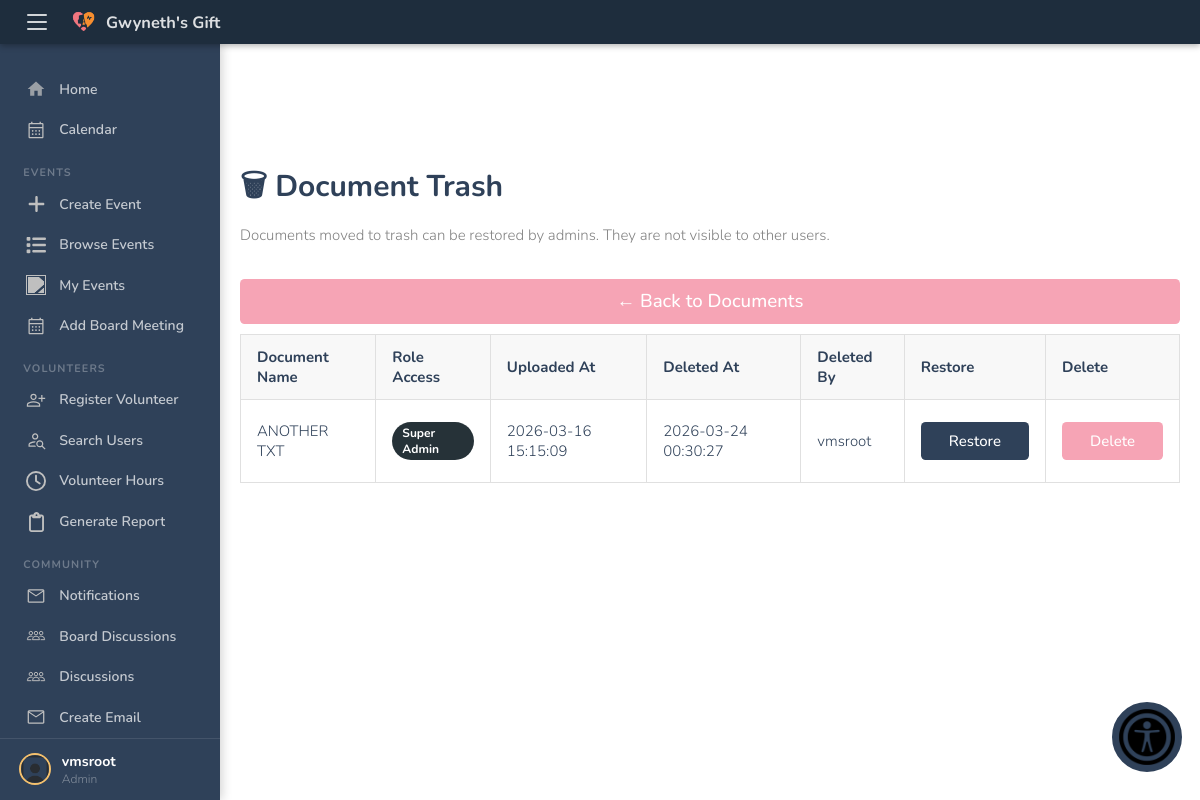
The app's page /boardDocumentsTrash.php (signed in) with its own data.
### tables this page shows
CREATE TABLE `dbpersons` (
  `id` varchar(256) NOT NULL,
  `start_date` text DEFAULT NULL,
  `first_name` text NOT NULL,
  `last_name` text DEFAULT NULL,
  `street_address` text DEFAULT NULL,
  `city` text DEFAULT NULL,
  `state` varchar(2) DEFAULT NULL,
  `zip_code` text DEFAULT NULL,
  `phone1` varchar(12) DEFAULT NULL,
  `over21` enum('true','false') DEFAULT NULL,
  `phone1type` text DEFAULT NULL,
  `emergency_contact_phone` varchar(12) DEFAULT NULL,
  `emergency_contact_phone_type` text DEFAULT NULL,
  `birthday` text DEFAULT NULL,
  `email` varchar(255) NOT NULL,
  `email_prefs` enum('true','false') DEFAULT NULL,
  `emergency_contact_first_name` text DEFAULT NULL,
  `contact_num` varchar(255) DEFAULT 'n/a',
  `emergency_contact_relation` text DEFAULT NULL,
  `contact_method` text DEFAULT NULL,
  `type` text DEFAULT NULL,
  `status` text DEFAULT NULL,
  `notes` longtext DEFAULT NULL,
  `password` text DEFAULT NULL,
  `affiliation` varchar(100) DEFAULT NULL,
  `branch` varchar(100) DEFAULT NULL,
  `archived` tinyint(1) DEFAULT NULL,
  `emergency_contact_last_name` text DEFAULT NULL,
  `gender` varchar(20) DEFAULT NULL,
  `t_shirt_size` varchar(10) DEFAULT NULL,
  `computer_access` enum('yes','no') DEFAULT NULL,
  `camera_access` enum('yes','no') DEFAULT NULL,
  `transportation_access` enum('yes','no') DEFAULT NULL,
  `skills` text DEFAULT NULL,
  `experience` text DEFAULT NULL,
  `about_consent` enum('yes','no') DEFAULT NULL,
  `total_hours_volunteered` decimal(8,2) DEFAULT 0.00,
  `force_password_change` tinyint(1) DEFAULT 0,
  `profile_pic` varchar(512) DEFAULT 'images/usaicon.png',
  `cpr_training_completion` enum('yes','no') DEFAULT 'no',
  `aed_training_completion` enum('yes','no') DEFAULT 'no',
  `has_disability` enum('yes','no') DEFAULT 'no',
  `disability_specifications` varchar(255) DEFAULT NULL
);

CREATE TABLE `boarddocuments` (
  `id` int(11) NOT NULL,
  `doc_name` varchar(255) NOT NULL,
  `file_path` varchar(255) NOT NULL,
  `uploaded_by` varchar(255) DEFAULT NULL,
  `uploaded_at` timestamp NOT NULL DEFAULT current_timestamp(),
  `clearance_level` enum('volunteer','event_manager','board_member','admin','superadmin') NOT NULL DEFAULT 'volunteer',
  `deleted` tinyint(1) NOT NULL DEFAULT 0,
  `deleted_at` timestamp NULL DEFAULT NULL,
  `deleted_by` varchar(255) DEFAULT NULL
);

### database/dbPersons.php (called while the page is built, shortened)
<?php
function get_profile_pic($id)
{
    $con = connect();
    $id = mysqli_real_escape_string($con, $id);
    $query = "SELECT profile_pic FROM dbpersons WHERE id = '$id'";
    $result = mysqli_query($con, $query);
    $row = mysqli_fetch_assoc($result);
    return !empty($row['profile_pic']) ? $row['profile_pic'] : 'images/usaicon.png';
}

### boardDocumentsTrash.php (the view, shortened to what this page needs)
<?php
    include_once('database/dbPersons.php');
    $connection = connect();
    $result = mysqli_query($connection, "SELECT * FROM boarddocuments WHERE deleted = 1 ORDER BY deleted_at DESC");
    $clearance_labels = [
        'public'       => 'Public',
        'volunteer'    => 'Volunteer',
        'manager'      => 'Manager',
        'board_member' => 'Board Member',
        'admin'        => 'Admin',
        'superadmin'   => 'Super Admin',
    ];
?>
<!DOCTYPE html>
<html lang="en">
<head>
    <link href="./css/base.css" rel="stylesheet">
</head>
<body>
<?php require 'header.php'; ?>
<div class="page-container">
    <h2><b>🗑 Document Trash</b></h2>
    <p class="subtitle">Documents moved to trash can be restored by admins. They are not visible to other users.</p>
    <a class="button cancel" href="boardDocuments.php">← Back to Documents</a>
    <?php if ($result && mysqli_num_rows($result) > 0): ?>
        <table class="doc-table">
            <thead>
                <tr>
                    <th>Document Name</th>
                    <th>Role Access</th>
                    <th>Uploaded At</th>
                    <th>Deleted At</th>
                    <th>Deleted By</th>
                    <th>Restore</th>
                    <th>Delete</th>
                </tr>
            </thead>
            <tbody>
                <?php while ($row = mysqli_fetch_assoc($result)): ?>
                <tr>
                    <td><?php echo htmlspecialchars($row['doc_name']); ?></td>
                    <td>
                        <span class="clearance-badge <?php echo htmlspecialchars($row['clearance_level']); ?>">
                            <?php echo $clearance_labels[$row['clearance_level']] ?? ucfirst($row['clearance_level']); ?>
                        </span>
                    </td>
                    <td><?php echo htmlspecialchars($row['uploaded_at']); ?></td>
                    <td><?php echo htmlspecialchars($row['deleted_at'] ?? '—'); ?></td>
                    <td><?php echo htmlspecialchars($row['deleted_by'] ?? '—'); ?></td>
                    <td>
                        <form method="POST" action="boardDocumentsTrash.php">
                            <button type="submit" class="button submit">Restore</button>
                        </form>
                    </td>
                    <td>
                        <form method="POST" action="boardDocumentsTrash.php"
                              onsubmit="return confirm('PERMANENTLY delete this document? This cannot be undone.');">
                            <button type="submit" class="button cancel">
                                Delete
                            </button>
                        </form>
                    </td>
                </tr>
                <?php endwhile; ?>
            </tbody>
        </table>
    <?php else: ?>
        <p class="empty-msg">The trash is empty.</p>
    <?php endif; ?>
</div>
</body>
</html>

### partials/nav_admin.php (shortened to what this page needs)
<?php $sb_current = basename($_SERVER['PHP_SELF']); ?>
<div class="gg-topbar">
    <button class="gg-hamburger" id="gg-hamburger" aria-label="Toggle navigation" aria-expanded="true" aria-controls="gg-sidebar">
        <span></span><span></span><span></span>
    </button>
    <a href="index.php" class="gg-topbar-brand">
        <img src="images/cropped-logo.png" alt="Gwyneth's Gift" class="gg-topbar-logo">
        <span class="gg-topbar-name">Gwyneth's Gift</span>
    </a>
</div>
<nav class="gg-sidebar" id="gg-sidebar" aria-label="Main navigation">
    <div class="sb-nav">
        <a class="sb-item <?= $sb_current==='index.php' ? 'sb-current' : '' ?>" href="index.php">
            <svg class="sb-icon" viewBox="0 0 24 24"><path d="M10 20v-6h4v6h5v-8h3L12 3 2 12h3v8z"/></svg>
            <span class="sb-label">Home</span>
        </a>
        <a class="sb-item <?= $sb_current==='calendar.php' ? 'sb-current' : '' ?>" href="calendar.php">
            <img class="sb-icon" src="images/view-calendar.svg" alt="">
            <span class="sb-label">Calendar</span>
        </a>
        <div class="sb-section">Events</div>
        <a class="sb-item <?= $sb_current==='addEvent.php' ? 'sb-current' : '' ?>" href="addEvent.php">
            <img class="sb-icon" src="images/plus-solid.svg" alt="">
            <span class="sb-label">Create Event</span>
        </a>
        <a class="sb-item <?= $sb_current==='viewAllEvents.php' ? 'sb-current' : '' ?>" href="viewAllEvents.php">
            <img class="sb-icon" src="images/list-solid.svg" alt="">
            <span class="sb-label">Browse Events</span>
        </a>
        <a class="sb-item <?= $sb_current==='viewMyUpcomingEvents.php' ? 'sb-current' : '' ?>" href="viewMyUpcomingEvents.php">
            <img class="sb-icon" src="images/new-event.svg" alt="">
            <span class="sb-label">My Events</span>
        </a>
        <?php if (in_array($_SESSION['type'] ?? '', ['admin', 'superadmin', 'board_member'])): ?>
        <a class="sb-item <?= $sb_current==='addBoardMeeting.php' ? 'sb-current' : '' ?>" href="addBoardMeeting.php">
            <img class="sb-icon" src="images/view-calendar.svg" alt="">
            <span class="sb-label">Add Board Meeting</span>
        </a>
        <?php endif; ?>
        <div class="sb-section">Volunteers</div>
        <?php if (in_array($_SESSION['type'] ?? '', ['admin', 'superadmin'])): ?>
        <a class="sb-item <?= $sb_current==='VolunteerRegister.php' ? 'sb-current' : '' ?>" href="VolunteerRegister.php">
            <img class="sb-icon" src="images/add-person.svg" alt="">
            <span class="sb-label">Register Volunteer</span>
        </a>
        <?php endif; ?>
        <a class="sb-item <?= $sb_current==='personSearch.php' ? 'sb-current' : '' ?>" href="personSearch.php">
            <img class="sb-icon" src="images/person-search.svg" alt="">
            <span class="sb-label">Search Users</span>
        </a>
        <a class="sb-item <?= $sb_current==='editHours.php' ? 'sb-current' : '' ?>" href="editHours.php">
            <img class="sb-icon" src="images/clock-regular.svg" alt="">
            <span class="sb-label">Volunteer Hours</span>
        </a>
        <a class="sb-item <?= $sb_current==='generateReport.php' ? 'sb-current' : '' ?>" href="generateReport.php">
            <img class="sb-icon" src="images/clipboard-regular.svg" alt="">
            <span class="sb-label">Generate Report</span>
        </a>
        <div class="sb-section">Community</div>
        <a class="sb-item <?= $sb_current==='inbox.php' ? 'sb-current' : '' ?>" href="inbox.php">
            <img class="sb-icon" src="images/inbox.svg" alt="">
            <span class="sb-label">Notifications</span>
        </a>
        <?php if (in_array($_SESSION['type'] ?? '', ['admin', 'superadmin', 'board_member'])): ?>
        <a class="sb-item <?= $sb_current==='viewBoardDiscussions.php' ? 'sb-current' : '' ?>" href="viewBoardDiscussions.php">
            <img class="sb-icon" src="images/group.svg" alt="">
            <span class="sb-label">Board Discussions</span>
        </a>
        <?php endif; ?>
        <a class="sb-item <?= $sb_current==='viewDiscussions.php' ? 'sb-current' : '' ?>" href="viewDiscussions.php">
            <img class="sb-icon" src="images/group.svg" alt="">
            <span class="sb-label">Discussions</span>
        </a>
        <a class="sb-item <?= $sb_current==='createEmail.php' ? 'sb-current' : '' ?>" href="createEmail.php">
            <img class="sb-icon" src="images/inbox.svg" alt="">
            <span class="sb-label">Create Email</span>
        </a>
        <a class="sb-item <?= $sb_current==='viewDrafts.php' ? 'sb-current' : '' ?>" href="viewDrafts.php">
            <span class="sb-label">View Drafts</span>
        </a>
        <a class="sb-item <?= $sb_current==='personSearch.php' ? 'sb-current' : '' ?>" href="personSearch.php">
        </a>
    </div>
    <a class="sb-profile" href="viewProfile.php" aria-label="View your profile">
        <img class="sb-pfp" src="<?= $_pfp_escaped ?>" alt="" onerror="this.onerror=null;this.src='images/usaicon.png'">
        <div class="sb-profile-info">
            <div class="sb-profile-name"><?= htmlspecialchars(trim(($_SESSION['f_name'] ?? '') . ' ' . ($_SESSION['l_name'] ?? ''))); ?></div>
            <div class="sb-profile-role"><?= htmlspecialchars(ucfirst(str_replace('_', ' ', $_SESSION['type'] ?? 'Admin'))); ?></div>
        </div>
    </a>
</nav>

### css/header.css (style rules this page uses)
body { font-family: Nunito, Quicksand, sans-serif; padding-top: 96px; font-size: 14pt; }
h2 { font-weight: normal; font-size: 30px; }

### boardDocumentsTrash.php (style rules this page uses)
* { box-sizing: border-box; margin: 0; padding: 0; }
body { font-family: Quicksand, sans-serif; background-color: #ffffff; }
.page-container { max-width: 1000px; margin: 120px auto 60px auto; padding: 0 20px; }
h2 { font-weight: normal; font-size: 30px; margin-bottom: 10px; }
.subtitle { color: #828282; font-size: 15px; margin-bottom: 24px; }
.doc-table { width: 100%; border-collapse: collapse; font-size: 15px; }
.doc-table th { background-color: #f8f8f8; border: 1px solid #e0e0e0; padding: 12px 16px; text-align: left; font-weight: 700; }
.doc-table td { border: 1px solid #e0e0e0; padding: 12px 16px; vertical-align: middle; }
.clearance-badge { display: inline-block; padding: 3px 10px; border-radius: 50px; font-size: 12px; font-weight: 700; }
.clearance-badge.superadmin { background-color: #263238; color: #ffffff; }

### records on screen
dbpersons: profile_pic (picture)
boarddocuments: doc_name "ANOTHER TXT", clearance_level "Super Admin", uploaded_at "2026-03-16 15:15:09", deleted_at "2026-03-24 00:30:27", deleted_by "vmsroot"

### other values on screen
str_replace('_', ' ', $_SESSION['type'] ?? 'Admin') "Admin"
